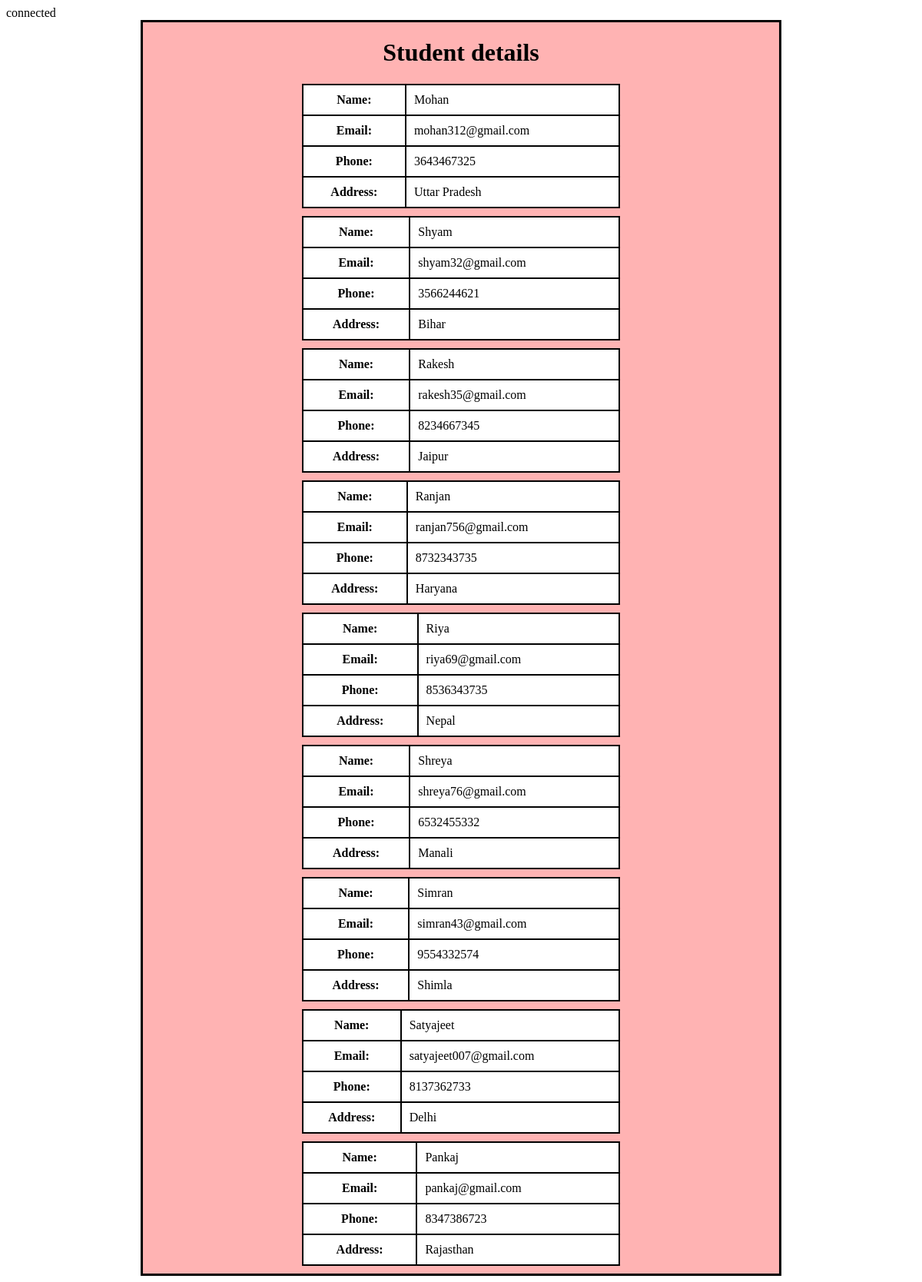
/student.php, run on the app's committed database.
### tables this page shows
create table student(
sname varchar(30),
email text,
phone bigint(20),
address text
);

### student.php (the view, shortened to what this page needs)
<?php
include 'partials/dbconnect.php';
?>
<!DOCTYPE html>
<html lang="en">
<head>
</head>
<body>
<?php
    $sql = "SELECT * from student;";
    $result = mysqli_query($conn,$sql);
        ?>
    <div class="container">
        <h1 align="center">Student details</h1>
        <?php
        while ($row = mysqli_fetch_assoc($result)) {
            $sname = $row['sname'];
            $email = $row['email'];
            $phone = $row['phone'];
            $address = $row['address'];
        echo '<table>
        <tr>
            <th>Name:</th>
            <td>'.$sname.'</td>
        </tr>
        <tr>
            <th>Email:</th>
            <td>'.$email.'</td>
        </tr>
        <tr>
            <th>Phone:</th>
            <td>'.$phone.'</td>
        </tr>
        <tr>
            <th>Address:</th>
            <td>'.$address.'</td>
        </tr>
    </table>';
}
        ?>
    </div>
</body>
</html>

### student.php (style rules this page uses)
.container { border: 3px solid black; width: 70%; margin: auto; background-color: #ffb3b3; }
table,th,td { border: 2px solid black; border-collapse: collapse; }
table { margin: auto; margin-top: 10px; margin-bottom: 10px; width: 50%; background-color: white; }
th,td { padding: 10px; }

### data on the page
student: sname "Mohan", email "mohan312@gmail.com", phone "3643467325", address "Uttar Pradesh"
student: sname "Shyam", email "shyam32@gmail.com", phone "3566244621", address "Bihar"
student: sname "Rakesh", email "rakesh35@gmail.com", phone "8234667345", address "Jaipur"
student: sname "Ranjan", email "ranjan756@gmail.com", phone "8732343735", address "Haryana"
student: sname "Riya", email "riya69@gmail.com", phone "8536343735", address "Nepal"
student: sname "Shreya", email "shreya76@gmail.com", phone "6532455332", address "Manali"
student: sname "Simran", email "simran43@gmail.com", phone "9554332574", address "Shimla"
student: sname "Satyajeet", email "satyajeet007@gmail.com", phone "8137362733", address "Delhi"
student: sname "Pankaj", email "pankaj@gmail.com", phone "8347386723", address "Rajasthan"
